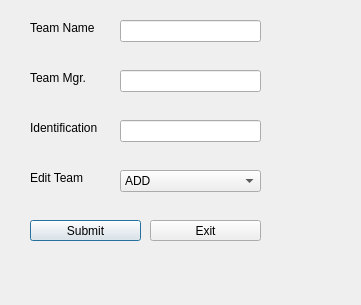
<?xml version="1.0" encoding="UTF-8"?>
<ui version="4.0">
 <class>editTeams</class>
 <widget class="QDialog" name="editTeams">
  <property name="geometry">
   <rect>
    <x>0</x>
    <y>0</y>
    <width>361</width>
    <height>305</height>
   </rect>
  </property>
  <property name="windowTitle">
   <string>Dialog</string>
  </property>
  <widget class="QPushButton" name="submitEditTeam">
   <property name="geometry">
    <rect>
     <x>30</x>
     <y>220</y>
     <width>111</width>
     <height>21</height>
    </rect>
   </property>
   <property name="text">
    <string>Submit</string>
   </property>
  </widget>
  <widget class="QComboBox" name="editTeam">
   <property name="geometry">
    <rect>
     <x>120</x>
     <y>170</y>
     <width>141</width>
     <height>22</height>
    </rect>
   </property>
   <item>
    <property name="text">
     <string>ADD</string>
    </property>
   </item>
   <item>
    <property name="text">
     <string>REMOVE</string>
    </property>
   </item>
  </widget>
  <widget class="QLabel" name="label_3">
   <property name="geometry">
    <rect>
     <x>30</x>
     <y>170</y>
     <width>58</width>
     <height>16</height>
    </rect>
   </property>
   <property name="text">
    <string>Edit Team</string>
   </property>
  </widget>
  <widget class="QLineEdit" name="editTeamName">
   <property name="geometry">
    <rect>
     <x>120</x>
     <y>20</y>
     <width>141</width>
     <height>22</height>
    </rect>
   </property>
  </widget>
  <widget class="QLabel" name="label">
   <property name="geometry">
    <rect>
     <x>30</x>
     <y>20</y>
     <width>81</width>
     <height>16</height>
    </rect>
   </property>
   <property name="text">
    <string>Team Name</string>
   </property>
  </widget>
  <widget class="QPushButton" name="exitTeam">
   <property name="geometry">
    <rect>
     <x>150</x>
     <y>220</y>
     <width>111</width>
     <height>21</height>
    </rect>
   </property>
   <property name="text">
    <string>Exit</string>
   </property>
  </widget>
  <widget class="QLabel" name="label_2">
   <property name="geometry">
    <rect>
     <x>30</x>
     <y>70</y>
     <width>61</width>
     <height>16</height>
    </rect>
   </property>
   <property name="text">
    <string>Team Mgr.</string>
   </property>
  </widget>
  <widget class="QLineEdit" name="teamManager">
   <property name="geometry">
    <rect>
     <x>120</x>
     <y>70</y>
     <width>141</width>
     <height>22</height>
    </rect>
   </property>
  </widget>
  <widget class="QLabel" name="label_4">
   <property name="geometry">
    <rect>
     <x>30</x>
     <y>120</y>
     <width>81</width>
     <height>16</height>
    </rect>
   </property>
   <property name="text">
    <string>Identification</string>
   </property>
  </widget>
  <widget class="QLineEdit" name="teamID">
   <property name="geometry">
    <rect>
     <x>120</x>
     <y>120</y>
     <width>141</width>
     <height>22</height>
    </rect>
   </property>
  </widget>
 </widget>
 <resources/>
 <connections/>
</ui>
